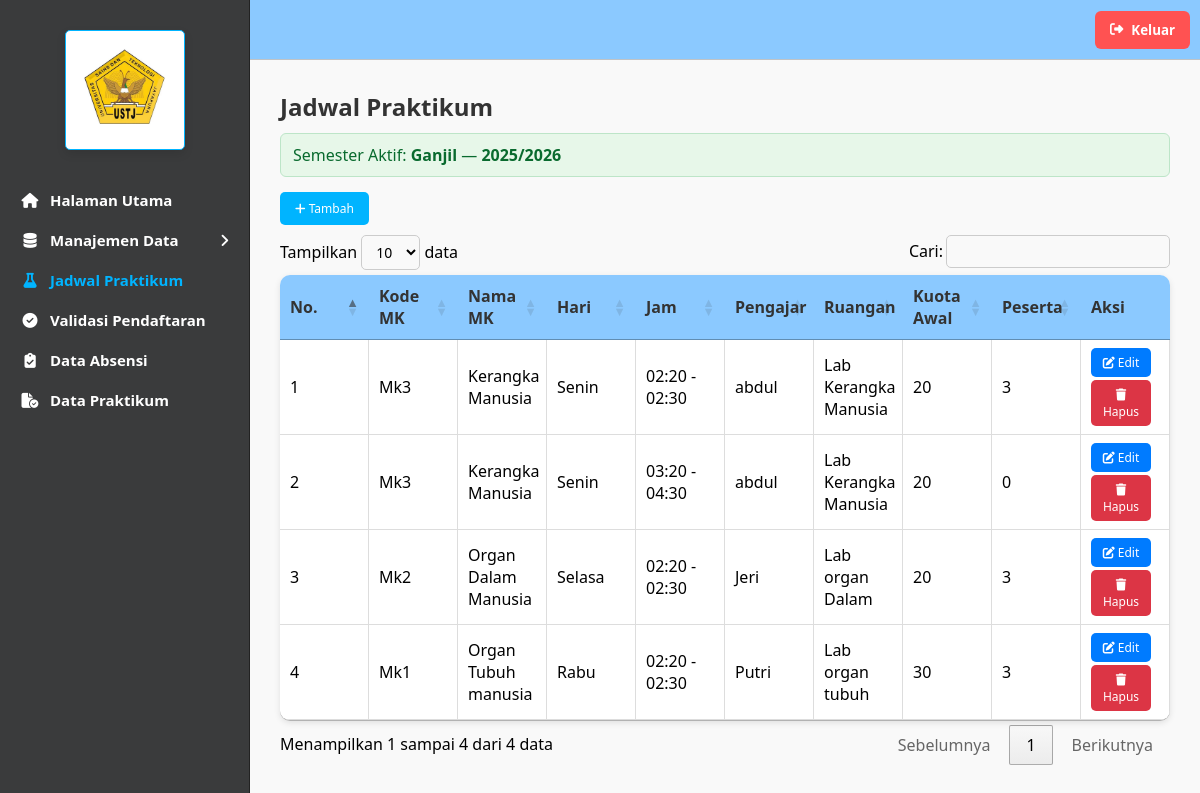
/admin/jadwal/jadwal.php (signed in), run on the app's committed database.
### tables this page shows
CREATE TABLE `semester` (
  `id` int NOT NULL,
  `nama_semester` varchar(50) NOT NULL,
  `tahun_ajaran` varchar(20) NOT NULL,
  `status` enum('Aktif','Tidak Aktif') NOT NULL DEFAULT 'Aktif'
);

CREATE TABLE `jadwal_praktikum` (
  `id` int NOT NULL,
  `id_mk` int NOT NULL,
  `id_dosen` int NOT NULL,
  `id_ruangan` int NOT NULL,
  `id_semester` int NOT NULL,
  `hari` enum('Senin','Selasa','Rabu','Kamis','Jumat','Sabtu','Minggu') NOT NULL,
  `jam_mulai` time NOT NULL,
  `jam_selesai` time NOT NULL,
  `kuota` int NOT NULL,
  `kuota_awal` int DEFAULT NULL,
  `peserta` int NOT NULL DEFAULT '0'
);

CREATE TABLE `matakuliah_praktikum` (
  `id` int NOT NULL,
  `kode_mk` varchar(20) NOT NULL,
  `nama_mk` varchar(100) NOT NULL,
  `sks` int NOT NULL,
  `semester` varchar(10) NOT NULL,
  `id_semester` int DEFAULT NULL,
  `modul` varchar(255) DEFAULT NULL
);

CREATE TABLE `dosen` (
  `id` int NOT NULL,
  `nidn` varchar(20) NOT NULL,
  `nama` varchar(100) NOT NULL,
  `prodi` enum('Farmasi','Analis Kesehatan') NOT NULL,
  `jenis_kelamin` enum('Laki-laki','Perempuan') NOT NULL,
  `alamat` varchar(255) DEFAULT NULL,
  `no_hp` varchar(20) DEFAULT NULL,
  `user_id` int DEFAULT NULL
);

CREATE TABLE `ruangan` (
  `id` int NOT NULL,
  `kode_ruangan` varchar(20) NOT NULL,
  `nama_ruangan` varchar(100) NOT NULL,
  `kapasitas` int NOT NULL,
  `lokasi` varchar(100) NOT NULL
);

### admin/jadwal/jadwal.php (the view, shortened to what this page needs)
<?php
include '../../koneksi/koneksi.php';
include '../../koneksi/sidebar.php';
function e($v){ return htmlspecialchars((string)($v ?? ''), ENT_QUOTES, 'UTF-8'); }
$rsSem = mysqli_query($conn, "SELECT id, nama_semester, tahun_ajaran FROM semester WHERE status='Aktif' LIMIT 1");
$semAktif = mysqli_fetch_assoc($rsSem);
$id_semester_aktif = $semAktif['id'] ?? null;
?>
<!doctype html>
<html>
<head>
  <link rel="stylesheet" href="https://cdn.datatables.net/1.13.6/css/jquery.dataTables.min.css">
  <link rel="stylesheet" href="https://cdnjs.cloudflare.com/ajax/libs/font-awesome/6.5.0/css/all.min.css">
</head>
<body>
<div class="konten-utama">
  <h2>Jadwal Praktikum</h2>
  <?php if($id_semester_aktif): ?>
    <div class="info-sem info-aktif">
      Semester Aktif: <b><?= e($semAktif['nama_semester']) ?></b> — <b><?= e($semAktif['tahun_ajaran']) ?></b>
    </div>
  <?php else: ?>
    <div class="info-sem info-none">
      Belum ada <b>Semester</b> berstatus <b>Aktif</b>. Silakan aktifkan/ tambahkan semester terlebih dahulu pada menu Semester.
    </div>
  <?php endif; ?>
  <button class="tombol tombol-tambah" onclick="tambahJadwal()" <?= $id_semester_aktif ? '' : 'disabled' ?>>
    <i class="fa-solid fa-plus"></i> Tambah
  </button>
  <table id="tabel-jadwal" class="tabel-jadwal">
    <thead>
      <tr>
        <th>No.</th>
        <th>Kode MK</th>
        <th>Nama MK</th>
        <th>Hari</th>
        <th>Jam</th>
        <th>Pengajar</th>
        <th>Ruangan</th>
        <th>Kuota Awal</th>
        <th>Peserta</th>
        <th>Aksi</th>
      </tr>
    </thead>
    <tbody>
<?php
$no = 1;
if ($id_semester_aktif) {
    $query = mysqli_query($conn, "
        SELECT jp.*, mk.kode_mk, mk.nama_mk, d.nama as pengajar, r.nama_ruangan,
               (SELECT COUNT(*) FROM pilihan_jadwal pj WHERE pj.id_jadwal = jp.id) as peserta
        FROM jadwal_praktikum jp
        LEFT JOIN matakuliah_praktikum mk ON jp.id_mk = mk.id
        LEFT JOIN dosen d ON jp.id_dosen = d.id
        LEFT JOIN ruangan r ON jp.id_ruangan = r.id
        WHERE jp.id_semester = {$id_semester_aktif}
        ORDER BY jp.hari, jp.jam_mulai ASC, jp.id ASC
    ");
} else {
    $query = mysqli_query($conn, "SELECT 1 WHERE 1=0");
}
while($row = mysqli_fetch_assoc($query)) {
    $mulai   = isset($row['jam_mulai'])   ? date('H:i', strtotime($row['jam_mulai']))   : '00:00';
    $selesai = isset($row['jam_selesai']) ? date('H:i', strtotime($row['jam_selesai'])) : '00:00';
?>
<tr>
    <td data-label="No"><?= $no++; ?></td>
    <td data-label="Kode MK"><?= e($row['kode_mk'] ?? '') ?></td>
    <td data-label="Nama MK"><?= e($row['nama_mk'] ?? '') ?></td>
    <td data-label="Hari"><?= e($row['hari'] ?? '') ?></td>
    <td data-label="Jam"><?= $mulai . ' - ' . $selesai; ?></td>
    <td data-label="Pengajar"><?= e($row['pengajar'] ?? '') ?></td>
    <td data-label="Ruangan"><?= e($row['nama_ruangan'] ?? '') ?></td>
    <td data-label="Kuota Awal"><?= (int)($row['kuota_awal'] ?? 0); ?></td>
    <td data-label="Peserta"><?= (int)($row['peserta'] ?? 0); ?></td>
    <td data-label="Aksi">
        <button class="tombol tombol-edit" onclick="editJadwal(<?= (int)$row['id']; ?>)">
            <i class="fa-solid fa-pen-to-square"></i> Edit
        </button>
        <button class="tombol tombol-hapus" onclick="hapusJadwal(<?= (int)$row['id']; ?>)">
            <i class="fa-solid fa-trash"></i> Hapus
        </button>
    </td>
</tr>
<?php } ?>
</tbody>
  </table>
</div>
</body>
</html>

### koneksi/sidebar.php (shortened to what this page needs)
<?php
$halaman = basename($_SERVER['PHP_SELF']);
?>
<!DOCTYPE html>
<html lang="id">
<head>
  <link rel="stylesheet" href="https://cdnjs.cloudflare.com/ajax/libs/font-awesome/6.5.0/css/all.min.css">
</head>
<body>
  <div class="menu-samping" id="menuSamping">
   <div class="bagian-foto">
      <img src="../../gambar/logo.png" alt="login" class="gambar" />
    </div>
    <div class="daftar-menu">
      <a href="../halaman_utama/halaman_utama.php" class="<?= $halaman == 'halaman_utama.php' ? 'active' : '' ?>">
        <i class="fa-solid fa-house"></i> Halaman Utama
      </a>
      <div class="menu-item" id="dataMenu">
        <span><i class="fa-solid fa-database"></i>Manajemen Data</span>
        <i class="fa-solid fa-angle-right arrow"></i>
      </div>
      <a href="../jadwal/jadwal.php" class="<?= $halaman == 'jadwal.php' ? 'active' : '' ?>">
        <i class="fa-solid fa-flask"></i> Jadwal Praktikum
      </a>
      <a href="../validasi/validasi.php" class="<?= $halaman == 'validasi.php' ? 'active' : '' ?>">
        <i class="fa-solid fa-circle-check"></i> Validasi Pendaftaran
      </a>
      <a href="../absensi/absensi.php" class="<?= $halaman == 'absensi.php' ? 'active' : '' ?>">
        <i class="fa-solid fa-clipboard-check"></i> Data Absensi
      </a>
      <a href="../laporan/laporan.php" class="<?= $halaman == 'laporan.php' ? 'active' : '' ?>">
        <i class="fa-solid fa-file-circle-check"></i> Data Praktikum
      </a>
    </div>
  </div>
  <div class="menu-atas">
    <button class="tombol-keluar" id="keluar">
      <i class="fa-solid fa-right-from-bracket"></i> Keluar
    </button>
  </div>
</body>
</html>

### koneksi/sidebar.php (style rules this page uses)
* { margin: 0; padding: 0; box-sizing: border-box; font-family: 'Segoe UI', Tahoma, Geneva, Verdana, sans-serif; }
body { display: flex; min-height: 100vh; background-color: #f3f3f3; overflow-x: hidden; }
.menu-samping { width: 250px; background-color: #3a3b3c; display: flex; flex-direction: column; align-items: flex-start; padding: 30px 0; color: #fff; position: fixed; top: 0; bottom: 0; left: 0; z-index: 200; border-right: 1px solid #222; transition: transform 0.3s ease; }
.bagian-foto { width: 100%; display: flex; justify-content: center; align-items: center; margin-bottom: 30px; cursor: pointer; }
.bagian-foto img { width: 120px; height: 120px; border-radius: 5px; object-fit: contain; background-color: #fff; border: 1px solid #00b4ff; padding: 5px; box-sizing: border-box; box-shadow: 0 4px 10px rgba(0, 0, 0, 0.1); transition: transform 0.3s ease, border-color 0.3s ease, box-shadow 0.3s ease; }
.daftar-menu { display: flex; flex-direction: column; width: 100%; padding-left: 20px; }
.daftar-menu a, .menu-item { display: flex; align-items: center; justify-content: flex-start; text-decoration: none; color: #fff; font-weight: bold; font-size: 15px; padding: 10px 0; transition: all 0.3s ease; cursor: pointer; }
.daftar-menu a i, .menu-item i:first-child { margin-right: 10px; width: 20px; text-align: center; }
.daftar-menu a.active, .menu-item.active span { color: #00b4ff; font-weight: bold; }
.menu-item .arrow { margin-left: auto; margin-right: 20px; transition: transform 0.3s; }
.menu-atas { position: fixed; top: 0; left: 250px; right: 0; height: 60px; background: #8bc9ff; border-bottom: 1px solid #c0c3c6ff; display: flex; justify-content: flex-end; align-items: center; padding: 0 10px; z-index: 250; transition: left 0.3s ease; }
.tombol-keluar { background-color: #ff5252; color: white; border: none; padding: 10px 15px; border-radius: 6px; cursor: pointer; font-weight: bold; transition: 0.3s; display: flex; align-items: center; gap: 8px; }

### admin/jadwal/jadwal.php (style rules this page uses)
.konten-utama { margin-left:250px; margin-top:60px; padding:30px; min-height:calc(100vh - 60px); background:#f9f9f9; font-family:Arial,sans-serif; }
.konten-utama h2 { margin-bottom:10px; color:#333; }
.info-sem { margin-bottom:15px; padding:10px 12px; border-radius:6px; }
.info-aktif { background:#e7f7e9; color:#096a2e; border:1px solid #bde5c8; }
.tombol { border:none; border-radius:5px; cursor:pointer; color:white; font-size:12px; transition:0.3s; }
.tombol-edit { background:#007bff; width:60px; margin-bottom:3px; padding:6px 10px; }
.tombol-hapus { background:#dc3545; width:60px; padding:6px 10px; }
.tombol-tambah { background:#00b4ff; margin-bottom:10px; padding:8px 15px; }
.tabel-jadwal { width:100%; border-collapse:collapse; background:white; border-radius:10px; overflow:hidden; box-shadow:0 2px 6px rgba(0,0,0,0.1); table-layout:fixed; }
.tabel-jadwal th { background:#8bc9ff; color:#333; text-align:left; padding:12px 15px; }
.tabel-jadwal td { padding:12px 15px; border-bottom:1px solid #ddd; border-right:1px solid #ddd; }

### data on the page
semester: nama_semester "Ganjil", tahun_ajaran "2025/2026"
jadwal_praktikum: id_mk.kode_mk "Mk3", id_mk.nama_mk "Kerangka Manusia", hari "Senin", jam_mulai "02:20", jam_selesai "02:30", id_dosen.nama "abdul", id_ruangan.nama_ruangan "Lab Kerangka Manusia", kuota_awal "20", peserta "3"
jadwal_praktikum: id_mk.kode_mk "Mk3", id_mk.nama_mk "Kerangka Manusia", hari "Senin", jam_mulai "03:20", jam_selesai "04:30", id_dosen.nama "abdul", id_ruangan.nama_ruangan "Lab Kerangka Manusia", kuota_awal "20", peserta "0"
jadwal_praktikum: id_mk.kode_mk "Mk2", id_mk.nama_mk "Organ Dalam Manusia", hari "Selasa", jam_mulai "02:20", jam_selesai "02:30", id_dosen.nama "Jeri", id_ruangan.nama_ruangan "Lab organ Dalam", kuota_awal "20", peserta "3"
jadwal_praktikum: id_mk.kode_mk "Mk1", id_mk.nama_mk "Organ Tubuh manusia", hari "Rabu", jam_mulai "02:20", jam_selesai "02:30", id_dosen.nama "Putri", id_ruangan.nama_ruangan "Lab organ tubuh", kuota_awal "30", peserta "3"
